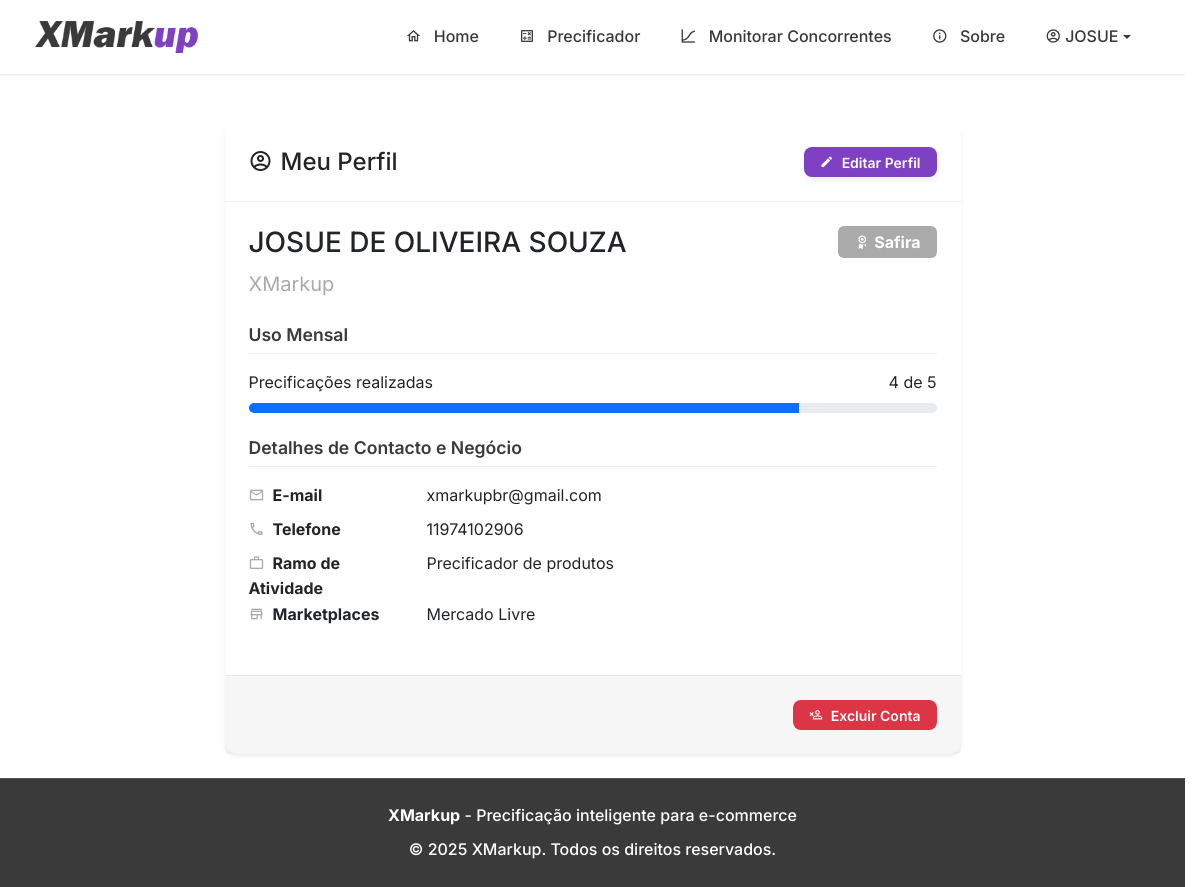
The page /perfil (signed in) on the database as committed earlier.
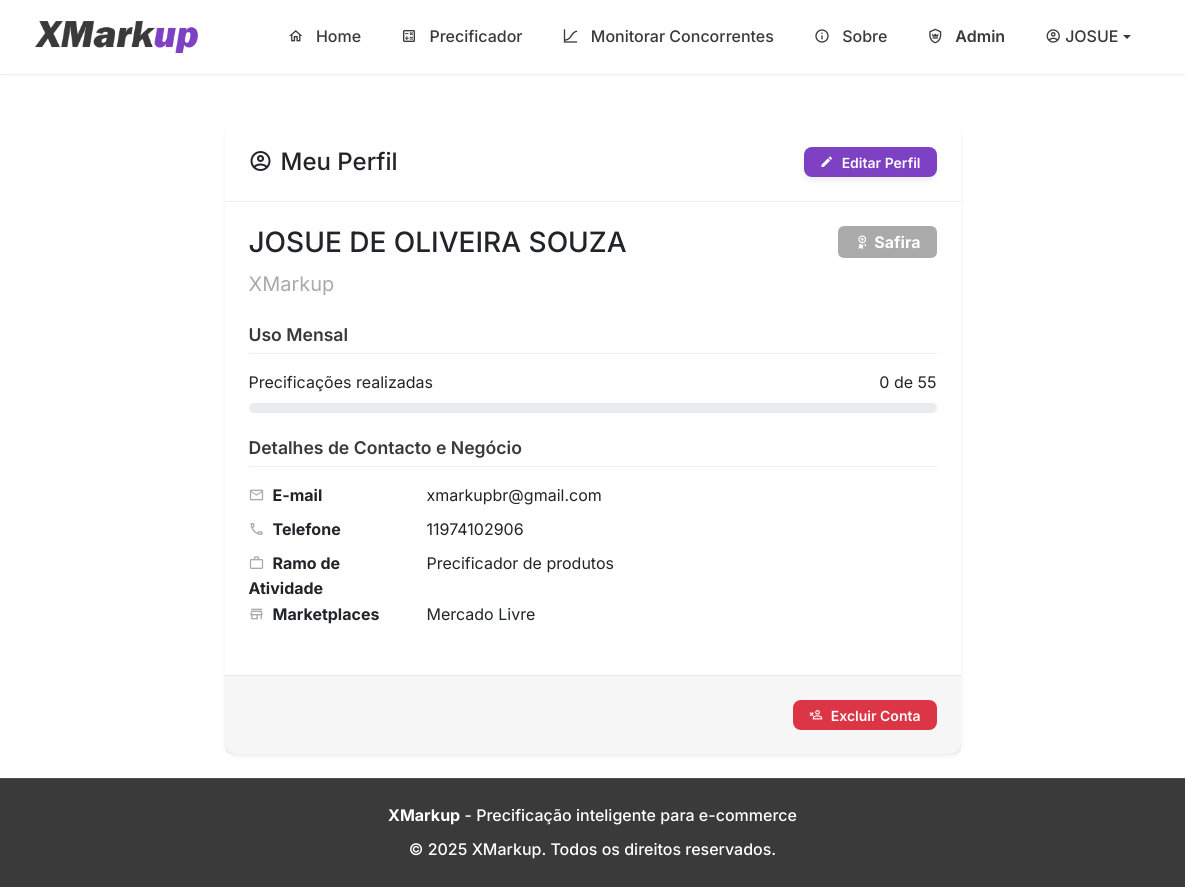
The same page on the database as committed later.
### tables this page shows
CREATE TABLE users (
            id INTEGER PRIMARY KEY AUTOINCREMENT,
            email TEXT UNIQUE NOT NULL,
            password TEXT NOT NULL,
            nome_completo TEXT,
            empresa TEXT,
            telefone TEXT,
            ramo_atividade TEXT,
            marketplaces TEXT,
            is_admin BOOLEAN NOT NULL DEFAULT 0,
            
            -- COLUNAS DE GESTÃO DE CLIENTES --
            status_cliente TEXT NOT NULL DEFAULT 'Safira',
            precificacao_limit INTEGER NOT NULL DEFAULT 5,
            limit_reset_date TIMESTAMP,

            -- COLUNAS DE CONFIGURAÇÃO --
            default_margem REAL DEFAULT 0.0,
            default_comissao_site REAL DEFAULT 0.0,
            default_frete_site REAL DEFAULT 0.0,
            default_comissao_ml REAL DEFAULT 0.0,
            default_frete_ml REAL DEFAULT 0.0,
            default_comissao_shopee REAL DEFAULT 0.0,
            default_frete_shopee REAL DEFAULT 0.0,
            
            -- NOVAS COLUNAS PARA MARGEM DE CONTRIBUIÇÃO --
            default_pricing_method TEXT DEFAULT 'simple_margin',
            default_fixed_costs REAL DEFAULT 0.0,
            default_monthly_sales_qty INTEGER DEFAULT 100,
            default_contribution_margin REAL DEFAULT 30.0,
            
            -- NOVAS COLUNAS PARA EXCLUSÃO DE CONTA --
            is_deleted BOOLEAN NOT NULL DEFAULT 0,
            deleted_at TIMESTAMP,
            delete_reason TEXT
        );

### app.py (the view)
@app.route('/perfil')
@login_required
def perfil():
    db = get_db()
    user_data = db.execute(
        'SELECT * FROM users WHERE id = ?', (current_user.id,)
    ).fetchone()
    uso_recente = get_user_usage(db, current_user.id, user_data['limit_reset_date'])
    return render_template(
        'perfil.html',
        user=user_data,
        uso_recente=uso_recente
    )

### app.py (called while the page is built, shortened)
def get_user_usage(db, user_id, last_reset_date=None):
    start_date = datetime.now() - timedelta(days=30)
    count = db.execute(
        "SELECT COUNT(id) FROM precificacoes WHERE user_id = ? AND criado_em > ?",
        (user_id, start_date)
    ).fetchone()[0]
    return count

### database.py (called while the page is built)
def get_db():
    if 'db' not in g:
        g.db = sqlite3.connect(DATABASE_NAME)
        g.db.row_factory = sqlite3.Row
    return g.db

### templates/perfil.html (shortened to what this page needs)
{% extends 'base.html' %}
{% block content %}
<div class="container mt-4">
    <div class="row justify-content-center">
        <div class="col-lg-8">
            <div class="card shadow-sm">
                <div class="card-header d-flex justify-content-between align-items-center">
                    <h4 class="mb-0"><span class="mdi mdi-account-circle-outline me-2"></span>Meu Perfil</h4>
                    <a href="{{ url_for('editar_perfil') }}" class="btn btn-sm btn-primary">
                        <span class="mdi mdi-pencil me-1"></span>Editar Perfil
                    </a>
                </div>
                <div class="card-body p-4">
                    <div class="d-flex justify-content-between align-items-start mb-4">
                        <div>
                            <h3>{{ user.nome_completo }}</h3>
                            <p class="text-muted fs-5 mb-0">{{ user.empresa or 'Empresa não informada' }}</p>
                        </div>
                        <div>
                            {% set status_color = 'secondary' %}
                            {% if user.status_cliente == 'Esmeralda' %}{% set status_color = 'success' %}{% endif %}
                            {% if user.status_cliente == 'Diamante' %}{% set status_color = 'primary' %}{% endif %}
                            <span class="badge bg-{{ status_color }} fs-6 px-3 py-2">
                                <span class="mdi mdi-seal-variant me-1"></span>{{ user.status_cliente }}
                            </span>
                        </div>
                    </div>
                    <div class="mb-4">
                        <h5 class="form-section-title">Uso Mensal</h5>
                        <div class="d-flex justify-content-between">
                            <span>Precificações realizadas</span>
                            <span>{{ uso_recente }} de {{ user.precificacao_limit }}</span>
                        </div>
                        <div class="progress mt-2" style="height: 10px;">
                            {% set usage_percent = (uso_recente / user.precificacao_limit * 100)|int %}
                            <div class="progress-bar" role="progressbar" style="width: {{ usage_percent }}%;" aria-valuenow="{{ uso_recente }}" aria-valuemin="0" aria-valuemax="{{ user.precificacao_limit }}"></div>
                        </div>
                    </div>
                    <h5 class="form-section-title mt-4">Detalhes de Contacto e Negócio</h5>
                    <dl class="row mt-3">
                        <dt class="col-sm-4 col-lg-3"><span class="mdi mdi-email-outline me-2 text-muted"></span>E-mail</dt>
                        <dd class="col-sm-8 col-lg-9">{{ user.email }}</dd>
                        <dt class="col-sm-4 col-lg-3"><span class="mdi mdi-phone-outline me-2 text-muted"></span>Telefone</dt>
                        <dd class="col-sm-8 col-lg-9">{{ user.telefone or 'Não informado' }}</dd>
                        <dt class="col-sm-4 col-lg-3"><span class="mdi mdi-briefcase-outline me-2 text-muted"></span>Ramo de Atividade</dt>
                        <dd class="col-sm-8 col-lg-9">{{ user.ramo_atividade or 'Não informado' }}</dd>
                        <dt class="col-sm-4 col-lg-3"><span class="mdi mdi-store-outline me-2 text-muted"></span>Marketplaces</dt>
                        <dd class="col-sm-8 col-lg-9">{{ user.marketplaces.replace(',', ', ') if user.marketplaces else 'Não informado' }}</dd>
                    </dl>
                </div>
                <div class="card-footer bg-light text-end">
                    <button type="button" class="btn btn-sm btn-danger" data-bs-toggle="modal" data-bs-target="#deleteAccountModal">
                        <span class="mdi mdi-account-remove-outline me-1"></span>Excluir Conta
                    </button>
                </div>
            </div>
        </div>
    </div>
</div>
{% endblock %}

### templates/base.html (shortened to what the changed rows need)
<!DOCTYPE html>
<html lang="pt-br">
<head>
    <link href="https://cdn.jsdelivr.net/npm/bootstrap@5.3.3/dist/css/bootstrap.min.css" rel="stylesheet">
    <link rel="stylesheet" href="https://cdn.jsdelivr.net/npm/@mdi/font@7.4.47/css/materialdesignicons.min.css">
    <link rel="stylesheet" href="{{ url_for('static', filename='css/style.css') }}">
</head>
<body>
    <nav class="navbar navbar-expand-lg sticky-top">
        <div class="container">
            <div class="collapse navbar-collapse" id="navbarNav">
                <ul class="navbar-nav ms-auto">
                    {% if current_user.is_authenticated %}
                        {% if current_user.is_admin %}
                        <li class="nav-item">
                            <a class="nav-link text-primary fw-semibold {% if request.endpoint == 'admin_dashboard' %}active{% endif %}"
                               href="{{ url_for('admin_dashboard') }}">
                                <span class="mdi mdi-shield-crown-outline"></span>
                                Admin
                            </a>
                        </li>
                        {% endif %}
                        <li class="nav-item dropdown">
                            <a class="nav-link dropdown-toggle d-flex align-items-center" href="#" id="navbarDropdown"
                               role="button" data-bs-toggle="dropdown" aria-expanded="false">
                                <span class="mdi mdi-account-circle-outline me-1"></span>
                                {{ current_user.nome_completo.split(' ')[0] }}
                            </a>
                        </li>
                    {% endif %}
                </ul>
            </div>
        </div>
    </nav>
    <main class="py-4">
        {% block content %}{% endblock %}
    </main>
</body>
</html>

Rows that differ between the two databases and show on the page:
changed users "JOSUE DE OLIVEIRA SOUZA": is_admin False → True (drawn); precificacao_limit "5" → "55"
Other text that changed with them:
{{ uso_recente }}: "4" → "0"
text now shown: "Admin"
